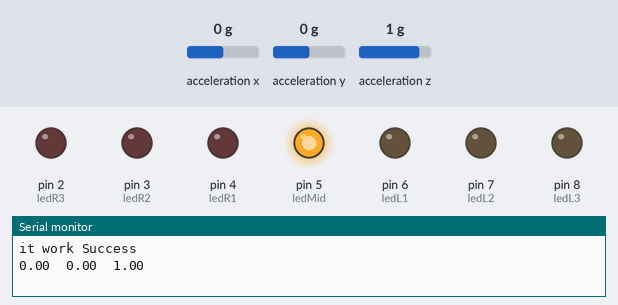
This sketch was run on a simulated Arduino Uno, built with avr-gcc and run on an emulated ATmega328P. On the bench: output pins drawn as LEDs (lit = HIGH), the last lines printed to the serial monitor. Wiring (inferred from the names in the program): ADXL345 accelerometer at I2C address 0x53. Dashed ring = blinking. Inputs (shaded band) come from the test bench; at power-on: acceleration x 0 g, acceleration y 0 g, acceleration z 1 g.

Above: at 1.2 s.
1.3 s: acceleration x set to -0.4 g
At 3.0 s:
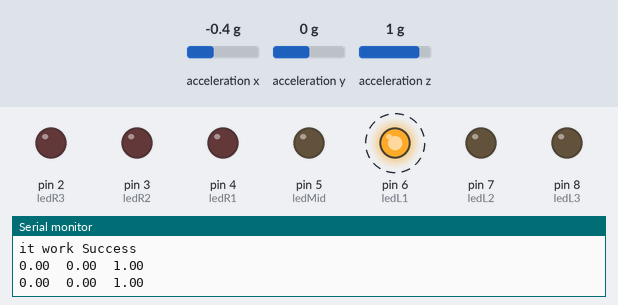
5.4 s: acceleration x set to 0.8 g
At 7.2 s:
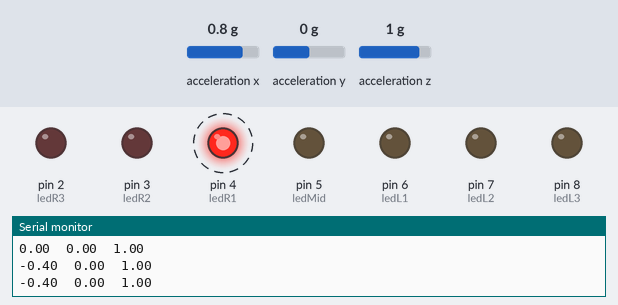
9.5 s: acceleration x set to 0.4 g
11.8 s: acceleration x set to 0.1 g
At 13.9 s:
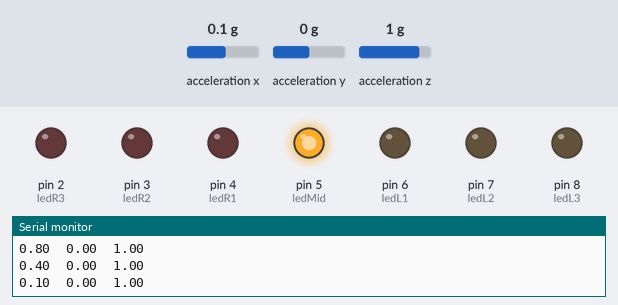
14.2 s: acceleration x set to -1.4 g
At 16.7 s:
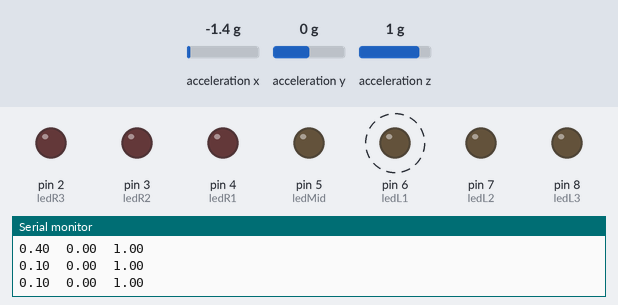
Timing chart, 0 to 19.3 s (numbered marks = the images above; inputs shaded):
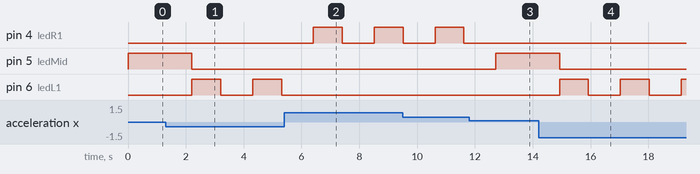

Measured:
- the behaviour switches between -0.2 and -0.3 g on acceleration x (found by bisection; images 0 and 1)
- the behaviour switches between 0.3 and 0.2 g on acceleration x (found by bisection; images 2 and 3)
- after the input at 1.3 s, pin 5 (ledMid): HIGH → LOW after 0.91 s; pin 6 (ledL1): alternates HIGH for 1.0 s and LOW for 1.1 s, starting after 0.91 s
- after the input at 5.4 s, pin 4 (ledR1): LOW → HIGH after 1.0 s, → LOW 1.0 s later, → HIGH 1.1 s later; pin 6 (ledL1): stays LOW (without the input it goes to HIGH after 1.0 s)
- after the input at 11.8 s, pin 4 (ledR1): stays LOW (without the input it goes to HIGH after 0.92 s); pin 5 (ledMid): LOW → HIGH after 0.92 s
- after the input at 14.2 s, pin 5 (ledMid): HIGH → LOW after 0.73 s; pin 6 (ledL1): alternates HIGH for 1.0 s and LOW for 1.1 s, starting after 0.73 s

The sketch:

Three_Axis_Accelerometer.ino
```cpp
/*
 *  Three_Axis_Accelerometer
 *  Dora Avun
 *  04/20/2021
 *
 *  A three-axis-accelerometer which lights up LED's on the
 *  corresponding side where the acceleration is experienced towards
 *  the x-axis. The accelerometer value is divided to 3 with 3 LED's on each
 *  side and one LED in the center for no acceleration. Maximum
 *  acceleration of X-axis recorded was 6 m/s^2.
 *
 */
#include <Wire.h>
// Registers for ADXL345
#define ADXL345_ADDRESS (0xA6 >> 1)  // address for device is 8 bit but shift to the
                                     // right by 1 bit to make it 7 bit because the
                                     // wire library only takes in 7 bit addresses
#define ADXL345_REGISTER_XLSB (0x32)

int accelerometer_data[3];
// void because this only tells the cip to send data to its output register
// writes data to the slave's buffer
int ledL3 = 8;
int ledL2 = 7;//red LED is initialized at pin 10.
int ledL1 = 6;
int ledMid = 5;
int ledR1 = 4;
int ledR2 = 3;//red LED is initialized at pin 10.
int ledR3 = 2;

void i2c_write(int address, byte reg, byte data) {
  // Send output register address
  Wire.beginTransmission(address);
  // Connect to device
  Wire.write(reg);
  // Send data
  Wire.write(data); //low byte
  Wire.endTransmission();
}

// void because using pointers
// microcontroller reads data from the sensor's input register
void i2c_read(int address, byte reg, int count, byte* data) {
  // Used to read the number of data received
  int i = 0;
  // Send input register address
  Wire.beginTransmission(address);
  // Connect to device
  Wire.write(reg);
  Wire.endTransmission();

  // Connect to device
  Wire.beginTransmission(address);
  // Request data from slave
  // Count stands for number of bytes to request
  Wire.requestFrom(address, count);
  while(Wire.available()) // slave may send less than requested
  {
    char c = Wire.read(); // receive a byte as character
    data[i] = c;
    i++;
  }
  Wire.endTransmission();
}

void init_adxl345() {
  byte data = 0;

  i2c_write(ADXL345_ADDRESS, 0x31, 0x0B);   // 13-bit mode  +_ 16g
  i2c_write(ADXL345_ADDRESS, 0x2D, 0x08);   // Power register

  i2c_write(ADXL345_ADDRESS, 0x1E, 0x00);   // x
  i2c_write(ADXL345_ADDRESS, 0x1F, 0x00);   // Y
  i2c_write(ADXL345_ADDRESS, 0x20, 0x05);   // Z

  // Check to see if it worked!
  i2c_read(ADXL345_ADDRESS, 0X00, 1, &data);
  if(data==0xE5)
    Serial.println("it work Success");
  else
    Serial.println("it work Fail");
}

void read_adxl345() {
  byte bytes[6];
  memset(bytes,0,6);

  // Read 6 bytes from the ADXL345
  i2c_read(ADXL345_ADDRESS, ADXL345_REGISTER_XLSB, 6, bytes);
  // Unpack data
  for (int i=0;i<3;++i) {
    accelerometer_data[i] = (int)bytes[2*i] + (((int)bytes[2*i + 1]) << 8);
  }
}
// initialise and start everything
void setup() {
  pinMode(ledL3, OUTPUT);   // set digital pin 10 as “output”
  pinMode(ledL2, OUTPUT);
  pinMode(ledL1, OUTPUT);
  pinMode(ledMid, OUTPUT);
  pinMode(ledR1, OUTPUT);
  pinMode(ledR2, OUTPUT);
  pinMode(ledR3, OUTPUT);
  Wire.begin();
  Serial.begin(9600);
  for(int i=0; i<3; ++i) {
    accelerometer_data[i]  = 0;
  }
  init_adxl345();
}

void loop() {
  read_adxl345();

  if ((float(accelerometer_data[0])*3.9/1000) <= -4)
  {
    digitalWrite (ledL1, LOW); //light up the red LED
    digitalWrite (ledL2, LOW); //light up the red LED
    digitalWrite (ledL3, HIGH);
    digitalWrite (ledR1, LOW);
    digitalWrite (ledR2, LOW);
    digitalWrite (ledR3, LOW);
    digitalWrite (ledMid, LOW);
    delay(1000);
  }
  else if ((float(accelerometer_data[0])*3.9/1000) <= -2)
  {
    digitalWrite (ledL1, LOW); //light up the red LED
    digitalWrite (ledL2, HIGH); //light up the red LED
    digitalWrite (ledL3, LOW);
    digitalWrite (ledR1, LOW);
    digitalWrite (ledR2, LOW);
    digitalWrite (ledR3, LOW);
    digitalWrite (ledMid, LOW);
    delay(1000);
  }
  else if ((float(accelerometer_data[0])*3.9/1000) <= -0.3)
  {
    digitalWrite (ledL1, HIGH); //light up the red LED
    digitalWrite (ledL2, LOW); //light up the red LED
    digitalWrite (ledL3, LOW);
    digitalWrite (ledR1, LOW);
    digitalWrite (ledR2, LOW);
    digitalWrite (ledR3, LOW);
    digitalWrite (ledMid, LOW);
    delay(1000);
  }
  else if ((float(accelerometer_data[0])*3.9/1000) >= 4)
  {
    digitalWrite (ledL1, LOW); //light up the red LED
    digitalWrite (ledL2, LOW); //light up the red LED
    digitalWrite (ledL3, LOW);
    digitalWrite (ledR1, LOW);
    digitalWrite (ledR2, LOW);
    digitalWrite (ledR3, HIGH);
    digitalWrite (ledMid, LOW);
    delay(1000);
  }
  else if ((float(accelerometer_data[0])*3.9/1000) >= 2)
  {
    digitalWrite (ledL1, LOW); //light up the red LED
    digitalWrite (ledL2, LOW); //light up the red LED
    digitalWrite (ledL3, LOW);
    digitalWrite (ledR1, LOW);
    digitalWrite (ledR2, HIGH);
    digitalWrite (ledR3, LOW);
    digitalWrite (ledMid, LOW);
    delay(1000);
  }
  else if ((float(accelerometer_data[0])*3.9/1000) >= 0.3)
  {
    digitalWrite (ledL1, LOW); //light up the red LED
    digitalWrite (ledL2, LOW); //light up the red LED
    digitalWrite (ledL3, LOW);
    digitalWrite (ledR1, HIGH);
    digitalWrite (ledR2, LOW);
    digitalWrite (ledR3, LOW);
    digitalWrite (ledMid, LOW);
    delay(1000);
  }

  else

    digitalWrite (ledMid, HIGH);
    digitalWrite (ledL1, LOW); //light up the red LED
    digitalWrite (ledL2, LOW);
    digitalWrite (ledL3, LOW);
    digitalWrite (ledR1, LOW);
    digitalWrite (ledR2, LOW);
    digitalWrite (ledR3, LOW);
    delay(1000);


//  Serial.print("ACCEL: ");
  Serial.print(float(accelerometer_data[0])*3.9/1000);
  Serial.print("\t");
  Serial.print(float(accelerometer_data[1])*3.9/1000);
  Serial.print("\t");
  Serial.print(float(accelerometer_data[2])*3.9/1000);
  Serial.print("\n");
  delay(100);
}
```
